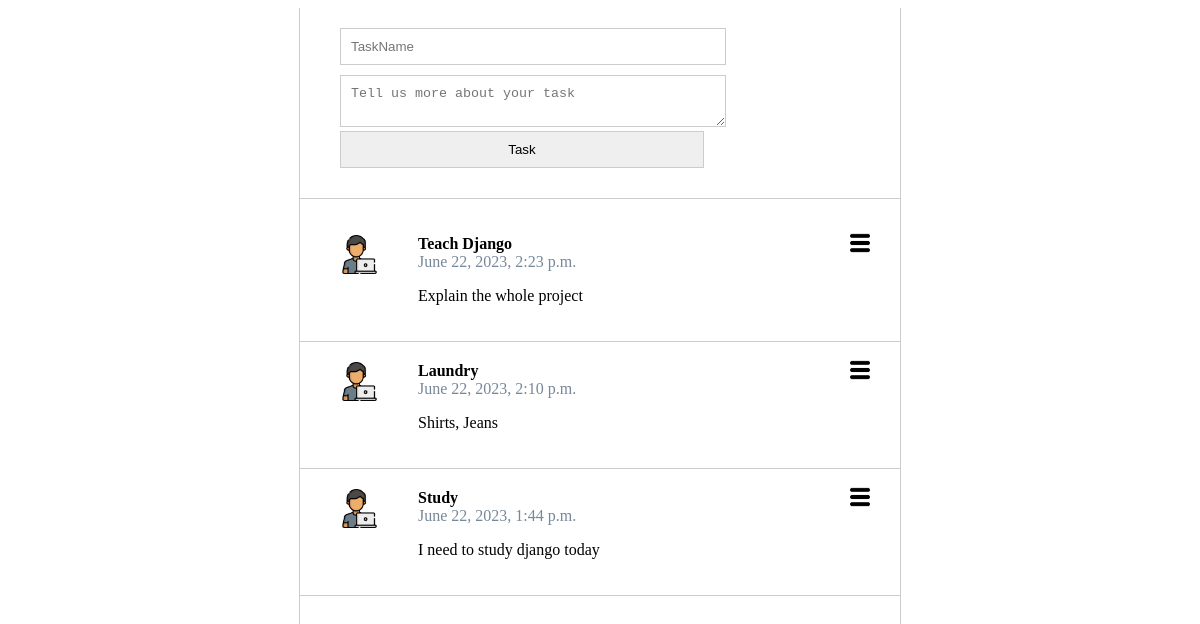
The page / on the database its author committed.
### tasks/models.py (models this page shows)
class Task(models.Model):
    class Meta(object):
        db_table = 'task'
    taskname = models.CharField('Taskname', blank=False, null=False, max_length=14, db_index=True, default='Anonymous')
    taskbody = models.CharField('Taskbody', blank=True, null=True, max_length=140, db_index=True)
    created_at = models.DateTimeField(
        'Created DateTime', blank=True, auto_now_add=True
    )

### tasks/views.py (the view, shortened to what this page needs)
# urls.py: path('', views.index, name='index'),
def index(request):
    tasks = Task.objects.all().order_by('-created_at')[:20]
    return render(request, 'tasks.html', {'tasks': tasks})

### templates/tasks.html (shortened to what this page needs)
{% extends "base.html" %} {% block content%} {% load static %}
<section class="content">
    <section class="task_form">
        <form action="/" method="POST">
            <input type="text" name="taskname" placeholder="TaskName" required/>
            <textarea name="taskbody" placeholder="Tell us more about your task" required></textarea>
            <input type="submit" value="Task" />
        </form>
    </section>
    <section class='tasks'>
        <ul>
            {%for task in tasks %}
            <li>
                <img class="menu_icon js-menu-icon" src="{% static 'images/menu.png' %}" alt=""/>
                <div class="logo">
                    <img src="{% static 'images/programmer.png' %}" alt=""/>
                </div>
                <div class="name_body">
                    <div class="name">{{task.taskname}}</div>
                    <div class="datetime">{{task.created_at}}</div>
                    <p>{{ task.taskbody }}</p>
                </div>
            </li>
            {% endfor %}
        </ul>
    </section>
</section>
{% endblock %}

### templates/base.html (shortened to what this page needs)
<!DOCTYPE html>
<html lang="en-In">
    <head>
        {%load static%}
        <link rel="stylesheet" href="{% static 'css/styles.css' %}" rel='stylesheet'>
    </head>
    <body>
        {% block content %} {{ content }} {% endblock %}
    </body>
</html>

### static/css/styles.css (style rules this page uses)
html,body { height: 100%; }
.content { max-width: 600px; height: 100%; margin: 0 auto; border-left: 1px solid #ccc; border-right: 1px solid #ccc; }
.task_form { padding: 20px 40px; border-bottom: 1px solid #ccc; }
.task_form input { width: 70%; margin-bottom: 10px; padding: 10px; border: 1px solid #ccc; }
.task_form textarea { width: 70%; padding: 10px; border: 1px solid #ccc; }
.tasks ul { padding: 0; }
.tasks li { position: relative; display: flex; border-bottom: 1px solid #ccc; padding: 20px 40px; list-style: none; }
.tasks li .menu_icon { width: 20px; position: absolute; right: 30px; top: 18px; }
.tasks li .logo { flex-basis: 15%; }
.tasks li .logo img { width: 50%; }
.tasks li .name_body { flex-basis: 85%; }
.tasks li .name_body .name { font-weight: bold; }
.tasks li .name_body .datetime { color: lightslategray; }

### rows shown on the page
Task: taskname "Teach Django", created_at "June 22, 2023, 2:23 p.m.", taskbody "Explain the whole project"
Task: taskname "Laundry", created_at "June 22, 2023, 2:10 p.m.", taskbody "Shirts, Jeans"
Task: taskname "Study", created_at "June 22, 2023, 1:44 p.m.", taskbody "I need to study django today"
